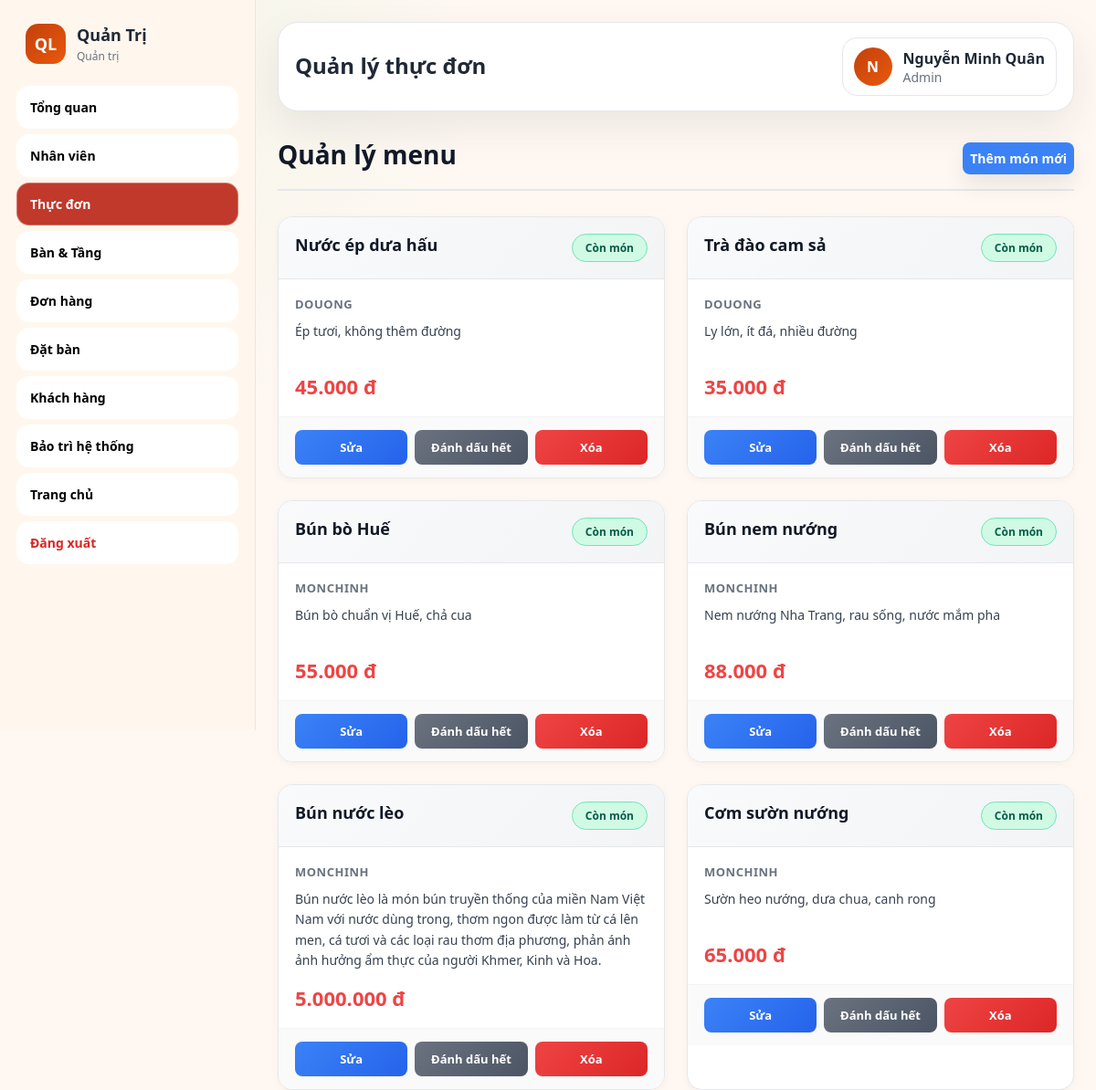
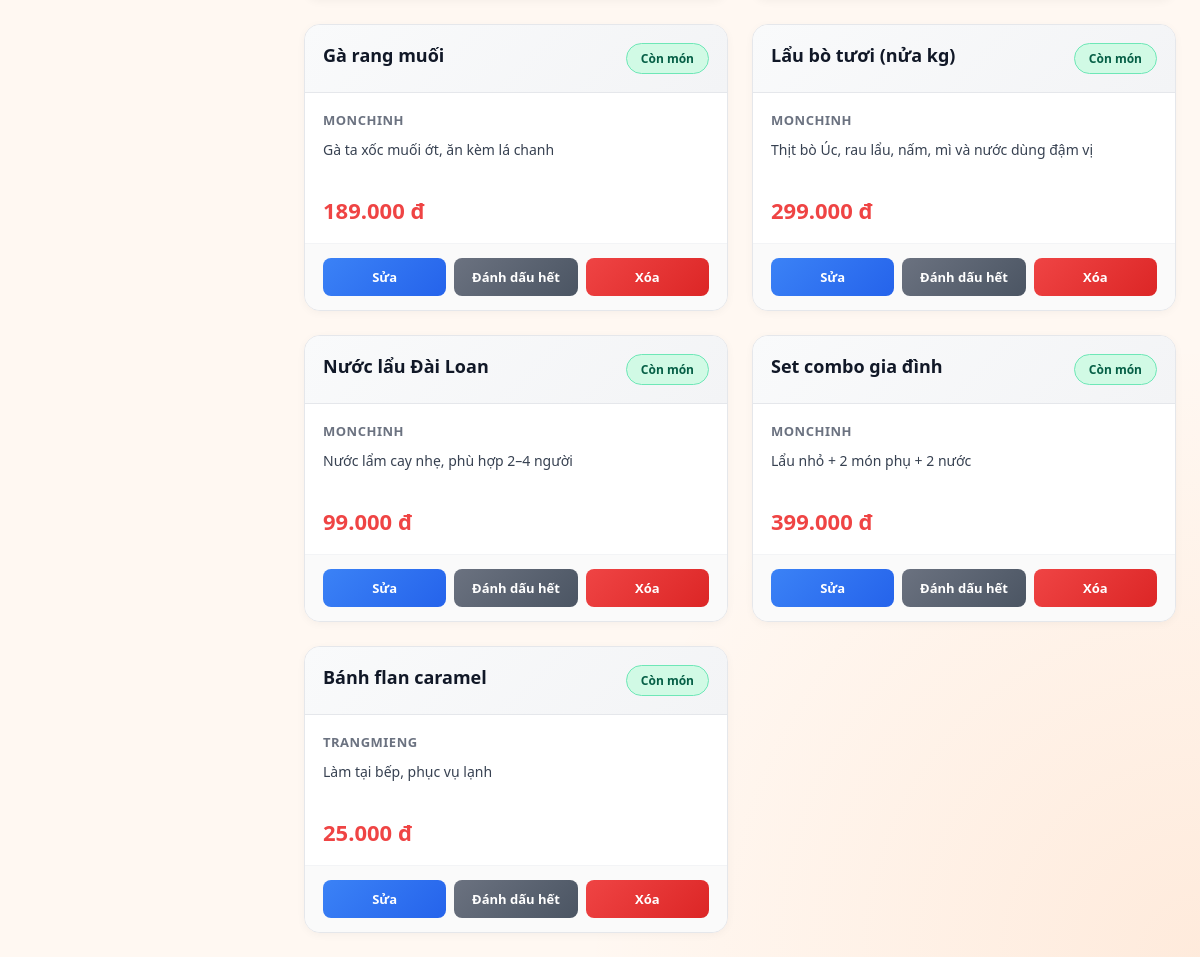
/admin.php?page=menu (signed in), run on the app's committed database (2 pictures, top to bottom).
### tables this page shows
CREATE TABLE `menu_items` (
  `item_id` int(11) NOT NULL AUTO_INCREMENT,
  `category_id` int(11) NOT NULL,
  `item_name` varchar(100) NOT NULL,
  `price` decimal(12,2) NOT NULL,
  `description` varchar(255) DEFAULT NULL,
  `image_url` varchar(255) DEFAULT NULL,
  `status` enum('con_hang','het_hang','ngung_ban') NOT NULL DEFAULT 'con_hang',
  PRIMARY KEY (`item_id`),
  UNIQUE KEY `uq_menu_items_item_name` (`item_name`),
  KEY `idx_menu_items_category_id` (`category_id`)
);

CREATE TABLE `categories` (
  `category_id` int(11) NOT NULL AUTO_INCREMENT,
  `category_name` varchar(100) NOT NULL,
  `description` varchar(255) DEFAULT NULL,
  PRIMARY KEY (`category_id`),
  UNIQUE KEY `uq_categories_category_name` (`category_name`)
);

### includes/functions.php (called while the page is built, shortened)
<?php
function format_currency($amount): string {
    return number_format((float)$amount, 0, ',', '.') . ' đ';
}
function e($value): string {
    return htmlspecialchars((string)$value, ENT_QUOTES, 'UTF-8');
}

### admin/menu.php (the view, shortened to what this page needs)
<?php
require_once __DIR__ . '/../config/database.php';
require_once __DIR__ . '/../includes/functions.php';
$menu_items = $conn->query("
    SELECT m.item_id, m.item_name, m.price, m.description, m.status, m.image_url, c.category_name
    FROM menu_items m
    LEFT JOIN categories c ON c.category_id = m.category_id
    ORDER BY c.category_name, m.item_name
")->fetch_all(MYSQLI_ASSOC);
?>
<div style="display:flex; justify-content:space-between; align-items:center; margin-bottom:28px; padding-bottom:16px; border-bottom:2px solid #e5e7eb;">
    <h2 style="margin:0; font-size:28px; font-weight:700; color:#111827;">Quản lý menu</h2>
    <button class="btn btn-primary" onclick="openAddModal()">Thêm món mới</button>
</div>
<div style="display:grid; grid-template-columns:repeat(auto-fill, minmax(320px, 1fr)); gap:24px;">
    <?php foreach ($menu_items as $item): ?>
    <div style="background:white; border:1px solid #e5e7eb; border-radius:16px; overflow:hidden; box-shadow:0 2px 8px rgba(0,0,0,0.04); transition:all 0.3s ease;">
        <div style="display:flex; justify-content:space-between; align-items:start; padding:18px; background:linear-gradient(135deg,#f9fafb,#f3f4f6); border-bottom:1px solid #e5e7eb;">
            <h4 style="margin:0; font-size:18px; font-weight:700; color:#111827;"><?= e($item['item_name']) ?></h4>
            <span style="padding:6px 14px; border-radius:20px; font-size:12px; font-weight:600; <?= $item['status']==='con_hang' ? 'background:#d1fae5; color:#065f46; border:1px solid #6ee7b7;' : 'background:#fee2e2; color:#991b1b; border:1px solid #fca5a5;' ?>">
                <?= $item['status']==='con_hang' ? 'Còn món' : 'Hết món' ?>
            </span>
        </div>
        <div style="padding:18px;">
            <p style="font-size:13px; color:#6b7280; font-weight:600; margin:0 0 10px; text-transform:uppercase; letter-spacing:0.5px;"><?= e($item['category_name']) ?></p>
            <p style="font-size:14px; color:#374151; margin:0 0 14px; line-height:1.6; min-height:42px;"><?= e($item['description'] ?? 'Chưa có mô tả') ?></p>
            <p style="font-size:22px; font-weight:800; color:#ef4444; margin:0;"><?= format_currency($item['price']) ?></p>
        </div>
        <div style="display:flex; gap:8px; padding:14px 18px; border-top:1px solid #f3f4f6; background:#fafafa;">
            <button onclick="editItem(<?= $item['item_id'] ?>)" style="flex:1; padding:10px; border:none; border-radius:8px; font-size:13px; font-weight:600; cursor:pointer; background:linear-gradient(135deg,#3b82f6,#2563eb); color:white;">Sửa</button>
            <button onclick="toggleStatus(<?= $item['item_id'] ?>, '<?= $item['status'] ?>')" style="flex:1; padding:10px; border:none; border-radius:8px; font-size:13px; font-weight:600; cursor:pointer; background:linear-gradient(135deg,#6b7280,#4b5563); color:white;">
                <?= $item['status']==='con_hang' ? 'Đánh dấu hết' : 'Đánh dấu còn' ?>
            </button>
            <button onclick="deleteItem(<?= $item['item_id'] ?>)" style="flex:1; padding:10px; border:none; border-radius:8px; font-size:13px; font-weight:600; cursor:pointer; background:linear-gradient(135deg,#ef4444,#dc2626); color:white;">Xóa</button>
        </div>
    </div>
    <?php endforeach; ?>
</div>

### assets/css/app.css (style rules this page uses)
:root { --primary:#c2410c; --primary-2:#ea580c; --secondary:#15803d; --bg:#fff8f2; --bg-soft:#fffdfb; --card:#ffffff; --text:#1f2937; --muted:#6b7280; --border:#e5e7eb; --shadow:0 18px 45px rgba(15,23,42,.08); --radius-xl:28px; --radius-lg:20px; --radius-md:14px; --sidebar:#fff7ed; --topbar:#ffffff; --danger:#dc2626; --success:#16a34a; --warning:#d97706; }
body.theme-warm { --primary:#c2410c; --primary-2:#ea580c; --secondary:#15803d; --bg:#fff8f2; --bg-soft:#fffdfb; --sidebar:#fff7ed; }
* { margin:0; padding:0; box-sizing:border-box; font-family:'Segoe UI', system-ui, -apple-system, BlinkMacSystemFont, 'Helvetica Neue', Arial, sans-serif; }
body { background: radial-gradient(circle at top left, rgba(34,197,94,0.08), transparent 22%), radial-gradient(circle at bottom right, rgba(249,115,22,0.10), transparent 25%), var(--bg); color:var(--text); min-height:100vh; }
.btn { display:inline-flex; align-items:center; justify-content:center; gap:8px; border:none; border-radius:14px; padding:12px 18px; cursor:pointer; font-size:14px; font-weight:700; transition:.2s ease; }
.btn-primary { background:linear-gradient(135deg, var(--primary), var(--primary-2)); color:#fff; box-shadow:0 12px 24px rgba(0,0,0,.08); }
.btn { display:block; margin-top:10px; padding:8px; text-align:center; background:#3b82f6; color:#fff; border-radius:8px; }

### data on the page
menu_items: item_name "Nước ép dưa hấu", status "Còn món", category.category_name "DOUONG", description "Ép tươi, không thêm đường", price "45.000 đ"
menu_items: item_name "Trà đào cam sả", status "Còn món", category.category_name "DOUONG", description "Ly lớn, ít đá, nhiều đường", price "35.000 đ"
menu_items: item_name "Bún bò Huế", status "Còn món", category.category_name "MONCHINH", description "Bún bò chuẩn vị Huế, chả cua", price "55.000 đ"
menu_items: item_name "Bún nem nướng", status "Còn món", category.category_name "MONCHINH", description "Nem nướng Nha Trang, rau sống, nước mắm pha", price "88.000 đ"
menu_items: item_name "Bún nước lèo", status "Còn món", category.category_name "MONCHINH", description "Bún nước lèo là món bún truyền thống của miền Nam Việt Nam với nước dùng trong, thơm ngon được làm từ cá lên men, cá tươi và các loại rau thơm địa phương, phản ánh ảnh hưởng ẩm thực của người Khmer, Kinh và Hoa.", price "5.000.000 đ"
menu_items: item_name "Cơm sườn nướng", status "Còn món", category.category_name "MONCHINH", description "Sườn heo nướng, dưa chua, canh rong", price "65.000 đ"
menu_items: item_name "Gà rang muối", status "Còn món", category.category_name "MONCHINH", description "Gà ta xốc muối ớt, ăn kèm lá chanh", price "189.000 đ"
menu_items: item_name "Lẩu bò tươi (nửa kg)", status "Còn món", category.category_name "MONCHINH", description "Thịt bò Úc, rau lẩu, nấm, mì và nước dùng đậm vị", price "299.000 đ"
menu_items: item_name "Nước lẩu Đài Loan", status "Còn món", category.category_name "MONCHINH", description "Nước lẩm cay nhẹ, phù hợp 2–4 người", price "99.000 đ"
menu_items: item_name "Set combo gia đình", status "Còn món", category.category_name "MONCHINH", description "Lẩu nhỏ + 2 món phụ + 2 nước", price "399.000 đ"
menu_items: item_name "Bánh flan caramel", status "Còn món", category.category_name "TRANGMIENG", description "Làm tại bếp, phục vụ lạnh", price "25.000 đ"

### other printed values
$_sidebarLabel "Quản trị"
$item['label'] "Tổng quan"
$item['label'] "Nhân viên"
$item['label'] "Thực đơn"
$item['label'] "Bàn & Tầng"
$item['label'] "Đơn hàng"
$item['label'] "Đặt bàn"
$item['label'] "Khách hàng"
$item['label'] "Bảo trì hệ thống"
$pageTitle "Quản lý thực đơn"
$_layoutAvatar "N"
$_layoutFullName "Nguyễn Minh Quân"
$_layoutUser['role_name'] "Admin"
